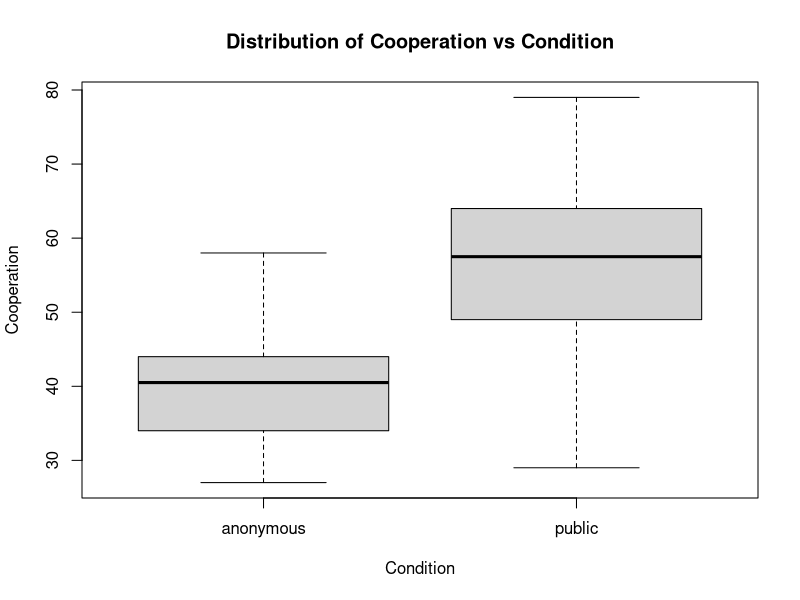

Recreate this plot in R.
library(carData)
data("Guyer")
str(Guyer)

mean_coop = mean(Guyer$cooperation)
print(paste("Cooperation Mean", mean_coop))

boxplot(cooperation ~ condition, data = Guyer,
        main = "Distribution of Cooperation vs Condition",
        xlab = "Condition",
        ylab = "Cooperation")

# Some new comment